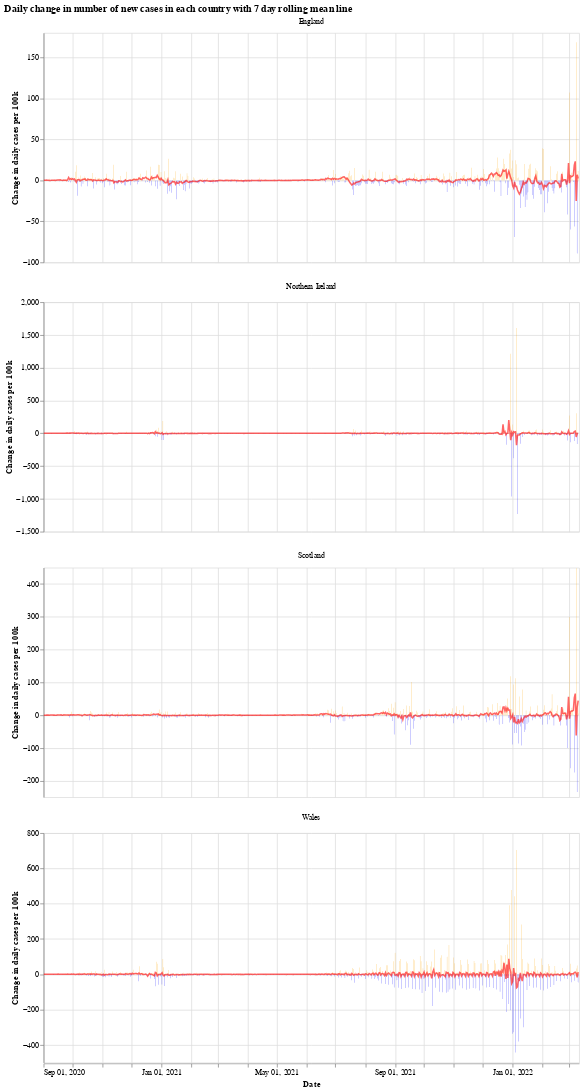

The code cell stored with this chart in its notebook:
### Markdown cell above
We will use the Python library `Altair` for visualising the data, see the [altair docs](https://altair-viz.github.io/) for more information.

First we have a graph which shows the daily change in the number of new cases for each country. This number jumps up and down all over the place, which is likely due to delay in reporting of new cases over the weekend. Another interesting thing is that it looks like the daily cases in Wales experienced a much shorter period of calm over the summer (calm in the sense of daily cases not jumping up and down).

The orange bars are days when the number of new cases (per 100k population) was more than the previous day, while the blue are days when the number of new cases dropped. The red line is the 7 day moving average. 

When the moving average line is below 0, it means that there is a consistent drop in new cases. We can see this clearly happening around the times that lockdowns were introduced (though, to varying degrees). I will update the graphs soon with a marker of when each lockdown started.

### Code cell
# collapse
import altair as alt

bars = alt.Chart(uk_cases).mark_bar().encode(
    x=alt.X("yearmonthdate(date):T", axis=alt.Axis(title='Date')),
    y=alt.Y("casesChangeRate:Q", axis=alt.Axis(title='Change in daily cases per 100k')),
    tooltip='casesChange',
    color=alt.condition(
        alt.datum.casesChangeRate > 0,
        alt.value("orange"),  # The positive color
        alt.value("blue")  # The negative color
    )
).properties(title='Daily change in number of new cases with 7 day rolling mean',width=700).interactive()

line = alt.Chart(uk_cases).mark_line(
    color='red',
    size=2,
    opacity=0.6
).transform_window(
    rolling_mean='mean(casesChangeRate)',
    frame=[0, 7],
    groupby=['areaName']
).encode(
    x='yearmonthdate(date):T',
    y='rolling_mean:Q'
)

alt.layer(bars, line, data=uk_cases).facet(alt.Column(
    'areaName', title=''), columns=1).resolve_scale(y='independent').properties(title='Daily change in number of new cases in each country with 7 day rolling mean line')

### Figure 1 — Vega-Lite specification as saved in the notebook (floating-point values rounded to 4 significant figures; data arrays with more than 128 entries replaced by an {"elided": "..."} marker saying what was removed)
{"config": {"view": {"continuousWidth": 400, "continuousHeight": 300}}, "data": {"name": "data-bcaa66fee282679b35c03b784714db50"}, "facet": {"type": "nominal", "field": "areaName", "title": ""}, "spec": {"layer": [{"mark": "bar", "encoding": {"color": {"condition": {"value": "orange", "test": "(datum.casesChangeRate > 0)"}, "value": "blue"}, "tooltip": {"type": "quantitative", "field": "casesChange"}, "x": {"type": "temporal", "axis": {"title": "Date"}, "field": "date", "timeUnit": "yearmonthdate"}, "y": {"type": "quantitative", "axis": {"title": "Change in daily cases per 100k"}, "field": "casesChangeRate"}}, "selection": {"selector001": {"type": "interval", "bind": "scales", "encodings": ["x", "y"]}}, "title": "Daily change in number of new cases with 7 day rolling mean", "width": 700}, {"mark": {"type": "line", "color": "red", "opacity": 0.6, "size": 2}, "encoding": {"x": {"type": "temporal", "field": "date", "timeUnit": "yearmonthdate"}, "y": {"type": "quantitative", "field": "rolling_mean"}}, "transform": [{"window": [{"op": "mean", "field": "casesChangeRate", "as": "rolling_mean"}], "frame": [0, 7], "groupby": ["areaName"]}]}]}, "columns": 1, "resolve": {"scale": {"y": "independent"}}, "title": "Daily change in number of new cases in each country with 7 day rolling mean line", "$schema": "https://vega.github.io/schema/vega-lite/v4.8.1.json", "datasets": {"data-bcaa66fee282679b35c03b784714db50": {"elided": "2224 records"}}}
